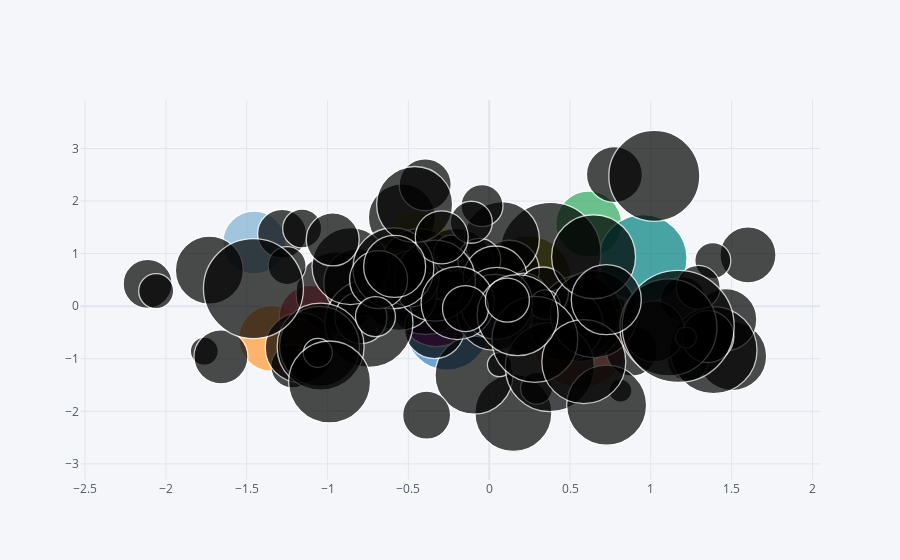

This figure's notebook cell:
### Code cell
df.iplot(kind='bubble',x='A',y='B',size='C')
#size based on column c
